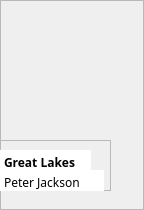
            <widget class="QFrame" name="book1">
             <property name="geometry">
              <rect>
               <x>9</x>
               <y>9</y>
               <width>144</width>
               <height>210</height>
              </rect>
             </property>
             <property name="frameShape">
              <enum>QFrame::StyledPanel</enum>
             </property>
             <property name="frameShadow">
              <enum>QFrame::Raised</enum>
             </property>
             <widget class="QLabel" name="image1">
              <property name="geometry">
               <rect>
                <x>0</x>
                <y>0</y>
                <width>111</width>
                <height>141</height>
               </rect>
              </property>
              <property name="text">
               <string/>
              </property>
              <property name="pixmap">
               <pixmap resource="Resources.qrc">:/images/book-covers/book14.png</pixmap>
              </property>
              <property name="scaledContents">
               <bool>true</bool>
              </property>
             </widget>
             <widget class="QFrame" name="frame_74">
              <property name="geometry">
               <rect>
                <x>0</x>
                <y>140</y>
                <width>111</width>
                <height>51</height>
               </rect>
              </property>
              <property name="frameShape">
               <enum>QFrame::StyledPanel</enum>
              </property>
              <property name="frameShadow">
               <enum>QFrame::Raised</enum>
              </property>
              <widget class="QPlainTextEdit" name="title1">
               <property name="geometry">
                <rect>
                 <x>0</x>
                 <y>10</y>
                 <width>91</width>
                 <height>21</height>
                </rect>
               </property>
               <property name="styleSheet">
                <string notr="true">font-weight: bold;
font-family: Baloo 2;
background: white;</string>
               </property>
               <property name="frameShape">
                <enum>QFrame::NoFrame</enum>
               </property>
               <property name="verticalScrollBarPolicy">
                <enum>Qt::ScrollBarAlwaysOff</enum>
               </property>
               <property name="tabChangesFocus">
                <bool>false</bool>
               </property>
               <property name="lineWrapMode">
                <enum>QPlainTextEdit::WidgetWidth</enum>
               </property>
               <property name="plainText">
                <string>Great Lakes</string>
               </property>
               <property name="textInteractionFlags">
                <set>Qt::TextSelectableByKeyboard|Qt::TextSelectableByMouse</set>
               </property>
              </widget>
              <widget class="QPlainTextEdit" name="author1">
               <property name="geometry">
                <rect>
                 <x>0</x>
                 <y>30</y>
                 <width>104</width>
                 <height>21</height>
                </rect>
               </property>
               <property name="styleSheet">
                <string notr="true">font-family: Baloo 2;
background: white;</string>
               </property>
               <property name="frameShape">
                <enum>QFrame::NoFrame</enum>
               </property>
               <property name="verticalScrollBarPolicy">
                <enum>Qt::ScrollBarAlwaysOff</enum>
               </property>
               <property name="readOnly">
                <bool>true</bool>
               </property>
               <property name="plainText">
                <string>Peter Jackson</string>
               </property>
              </widget>
             </widget>
            </widget>
